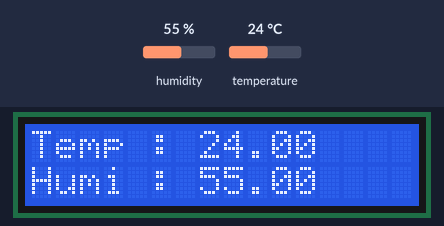
This sketch was run on a simulated ESP8266 (NodeMCU). Parts: 16×2 character LCD. The test bench sets the inputs (shaded band); at power-on: humidity 55 %, temperature 24 °C. WiFi joins after 1.5 s; servers stay silent unless stated.

Above: at 3.0 s.
3.1 s: humidity set to 22 %
At 4.6 s:
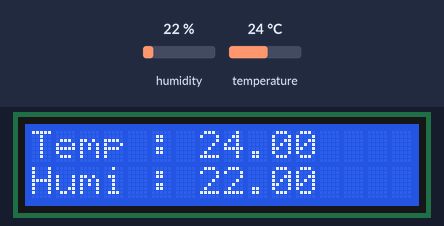
5.6 s: temperature set to 12 °C
At 7.4 s:
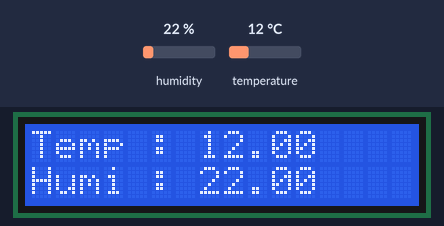
7.7 s: humidity set to 40 %
At 9.0 s:
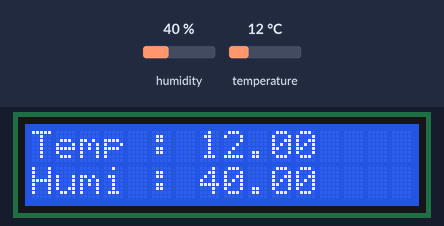
9.8 s: temperature set to 19 °C
At 11.8 s:
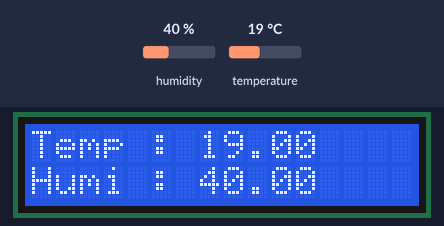
Timing chart, 0 to 12.9 s (numbered marks = the images above; inputs shaded):
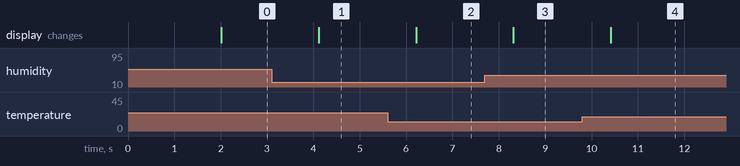

Measured:
- after the input at 3.1 s, the display: changes after 1.0 s (image 1)
- after the input at 5.6 s, the display: changes after 0.62 s (image 2)
- after the input at 7.7 s, the display: changes after 0.61 s (image 3)
- after the input at 9.8 s, the display: changes after 0.61 s (image 4)

The sketch:

new.ino
```cpp
#define BLYNK_PRINT Serial

#include <ESP8266WiFi.h>

#include <BlynkSimpleEsp8266.h>

#include <Wire.h>

#include <LiquidCrystal_I2C.h>

#include <DHT.h>


LiquidCrystal_I2C lcd(0x27, 16, 2);


DHT dht(D3, DHT11); //(sensor pin,sensor type)


char auth[] = "RBIbQi-6yGa7NzXn1tVTK4LFuN3t6AuB"; //Enter the Auth code which was send by Blink

char ssid[] = "Temperature";  //Enter your WIFI Name

char pass[] = "humidity";  //Enter your WIFI Password


BlynkTimer timer;


void sendSensor() {

  float h = dht.readHumidity();

  float t = dht.readTemperature();


  if (isnan(h) || isnan(t)) {

    Serial.println("Failed to read from DHT sensor!");

    return;

  }


  lcd.setCursor(0, 0);

  lcd.print("Temp : ");

  lcd.print(t);

  lcd.setCursor(0, 1);

  lcd.print("Humi : ");

  lcd.print(h);


  Blynk.virtualWrite(V0, t);

  Blynk.virtualWrite(V1, h);

}

void setup() {


  Wire.begin(D2, D1);

  lcd.init();

  lcd.backlight();

  Blynk.begin(auth, ssid, pass);

  dht.begin();

  timer.setInterval(100L, sendSensor);

}


void loop() {

  Blynk.run();

  timer.run();

}
```
